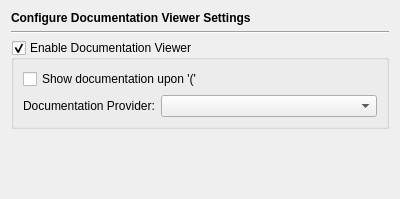
<?xml version="1.0" encoding="UTF-8"?>
<ui version="4.0">
 <class>EditorDocViewerPage</class>
 <widget class="QWidget" name="EditorDocViewerPage">
  <property name="geometry">
   <rect>
    <x>0</x>
    <y>0</y>
    <width>400</width>
    <height>199</height>
   </rect>
  </property>
  <layout class="QVBoxLayout" name="verticalLayout_2">
   <item>
    <widget class="QLabel" name="headerLabel">
     <property name="text">
      <string>&lt;b&gt;Configure Documentation Viewer Settings&lt;/b&gt;</string>
     </property>
    </widget>
   </item>
   <item>
    <widget class="Line" name="line2">
     <property name="frameShape">
      <enum>QFrame::HLine</enum>
     </property>
     <property name="frameShadow">
      <enum>QFrame::Sunken</enum>
     </property>
     <property name="orientation">
      <enum>Qt::Horizontal</enum>
     </property>
    </widget>
   </item>
   <item>
    <widget class="QGroupBox" name="viewerGroupBox">
     <property name="toolTip">
      <string>Select to enable the display of code documentation</string>
     </property>
     <property name="title">
      <string>Enable Documentation Viewer</string>
     </property>
     <property name="checkable">
      <bool>true</bool>
     </property>
     <layout class="QVBoxLayout" name="verticalLayout">
      <item>
       <widget class="QCheckBox" name="parenthesisCheckBox">
        <property name="toolTip">
         <string>Select to show documentation when entering a '(' character</string>
        </property>
        <property name="text">
         <string>Show documentation upon '('</string>
        </property>
       </widget>
      </item>
      <item>
       <layout class="QHBoxLayout" name="horizontalLayout">
        <item>
         <widget class="QLabel" name="label">
          <property name="text">
           <string>Documentation Provider:</string>
          </property>
         </widget>
        </item>
        <item>
         <widget class="QComboBox" name="providerComboBox">
          <property name="sizePolicy">
           <sizepolicy hsizetype="Expanding" vsizetype="Fixed">
            <horstretch>0</horstretch>
            <verstretch>0</verstretch>
           </sizepolicy>
          </property>
          <property name="toolTip">
           <string>Select the documentation provider to be used</string>
          </property>
          <property name="sizeAdjustPolicy">
           <enum>QComboBox::AdjustToContents</enum>
          </property>
         </widget>
        </item>
       </layout>
      </item>
     </layout>
    </widget>
   </item>
   <item>
    <widget class="QLabel" name="infoLabel">
     <property name="text">
      <string/>
     </property>
     <property name="wordWrap">
      <bool>true</bool>
     </property>
    </widget>
   </item>
   <item>
    <spacer name="verticalSpacer">
     <property name="orientation">
      <enum>Qt::Vertical</enum>
     </property>
     <property name="sizeHint" stdset="0">
      <size>
       <width>20</width>
       <height>167</height>
      </size>
     </property>
    </spacer>
   </item>
  </layout>
 </widget>
 <tabstops>
  <tabstop>viewerGroupBox</tabstop>
  <tabstop>parenthesisCheckBox</tabstop>
  <tabstop>providerComboBox</tabstop>
 </tabstops>
 <resources/>
 <connections/>
</ui>
